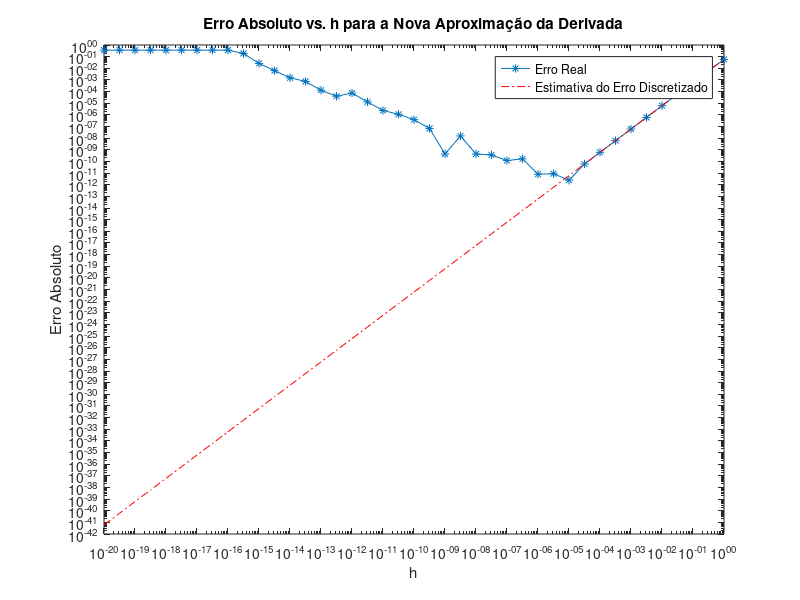

Write MATLAB code to recreate this figure.
%QUESTÃO 1C

x0 = 1.2;
f0 = sin(x0);
fp = cos(x0);

i = -20:0.5:0;
h = 10.^i;

% Calculando os erros absolutos
err = abs(fp - (sin(x0 + h) - sin(x0 - h)) ./ (2 * h));

% Calculando a estimativa do erro discretizado
d_err =  abs(fp)/6 .* h.*h;

% Plotando o gráfico em escala log-log
loglog(h, err, '-*');
hold on
loglog(h, d_err, 'r-.');
xlabel('h');
ylabel('Erro Absoluto');
legend('Erro Real', 'Estimativa do Erro Discretizado');
title('Erro Absoluto vs. h para a Nova Aproximação da Derivada');

%Nota-se que o erro discretizado e o real converge mais rapidamente que o erro discretizado do exemplo 1.3. Mas pelo problema do acumulo de erros computacionais chega um ponto em que ambos os gráficos começam a ter um comportamento caótico. O gráfico do exemplo começa a ter esse comportamente mais tarde para valores da ordem de h^-8, enquanto o gráfico do exercício começa a ter este comportamento para h da ordem de 10^-5. O resultado do gráfico do exercício nos mostra que conseguimos atingir um erro absoluto real menor (proximo de 10^-11) do que o do exemplo (próximo de 10^-9) sem a presença do comportamento caótico.
